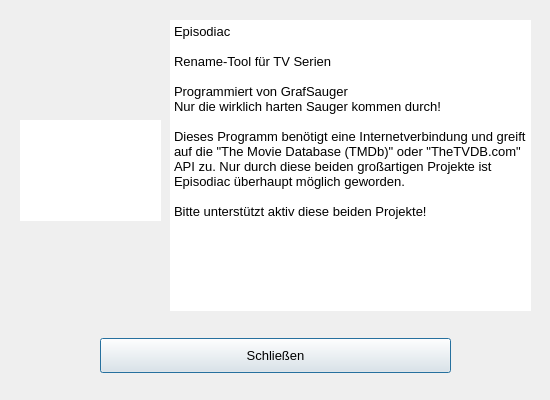
<?xml version="1.0" encoding="UTF-8"?>
<ui version="4.0">
 <class>Info</class>
 <widget class="QDialog" name="Info">
  <property name="geometry">
   <rect>
    <x>0</x>
    <y>0</y>
    <width>550</width>
    <height>400</height>
   </rect>
  </property>
  <property name="minimumSize">
   <size>
    <width>550</width>
    <height>400</height>
   </size>
  </property>
  <property name="maximumSize">
   <size>
    <width>550</width>
    <height>400</height>
   </size>
  </property>
  <property name="baseSize">
   <size>
    <width>550</width>
    <height>400</height>
   </size>
  </property>
  <property name="windowTitle">
   <string>Dialog</string>
  </property>
  <widget class="QWidget" name="horizontalLayoutWidget">
   <property name="geometry">
    <rect>
     <x>100</x>
     <y>330</y>
     <width>351</width>
     <height>51</height>
    </rect>
   </property>
   <layout class="QHBoxLayout" name="horizontalLayout">
    <item>
     <widget class="QPushButton" name="pushButton">
      <property name="minimumSize">
       <size>
        <width>0</width>
        <height>35</height>
       </size>
      </property>
      <property name="font">
       <font>
        <pointsize>10</pointsize>
       </font>
      </property>
      <property name="text">
       <string>Schließen</string>
      </property>
     </widget>
    </item>
   </layout>
  </widget>
  <widget class="QPlainTextEdit" name="plainTextEdit">
   <property name="geometry">
    <rect>
     <x>170</x>
     <y>20</y>
     <width>361</width>
     <height>291</height>
    </rect>
   </property>
   <property name="font">
    <font>
     <pointsize>10</pointsize>
    </font>
   </property>
   <property name="contextMenuPolicy">
    <enum>Qt::NoContextMenu</enum>
   </property>
   <property name="acceptDrops">
    <bool>false</bool>
   </property>
   <property name="autoFillBackground">
    <bool>true</bool>
   </property>
   <property name="frameShape">
    <enum>QFrame::NoFrame</enum>
   </property>
   <property name="frameShadow">
    <enum>QFrame::Plain</enum>
   </property>
   <property name="lineWidth">
    <number>0</number>
   </property>
   <property name="undoRedoEnabled">
    <bool>false</bool>
   </property>
   <property name="readOnly">
    <bool>true</bool>
   </property>
   <property name="plainText">
    <string>Episodiac

Rename-Tool für TV Serien

Programmiert von GrafSauger
Nur die wirklich harten Sauger kommen durch!

Dieses Programm benötigt eine Internetverbindung und greift auf die &quot;The Movie Database (TMDb)&quot; oder &quot;TheTVDB.com&quot; API zu. Nur durch diese beiden großartigen Projekte ist Episodiac überhaupt möglich geworden.

Bitte unterstützt aktiv diese beiden Projekte!</string>
   </property>
   <property name="textInteractionFlags">
    <set>Qt::NoTextInteraction</set>
   </property>
   <property name="backgroundVisible">
    <bool>false</bool>
   </property>
  </widget>
  <widget class="QLabel" name="label">
   <property name="geometry">
    <rect>
     <x>10</x>
     <y>20</y>
     <width>101</width>
     <height>91</height>
    </rect>
   </property>
   <property name="text">
    <string/>
   </property>
   <property name="pixmap">
    <pixmap resource="episodiacres.qrc">:/bilder/icons/episodiac.png</pixmap>
   </property>
   <property name="scaledContents">
    <bool>false</bool>
   </property>
  </widget>
  <widget class="QPlainTextEdit" name="plainTextEdit_2">
   <property name="geometry">
    <rect>
     <x>20</x>
     <y>120</y>
     <width>141</width>
     <height>101</height>
    </rect>
   </property>
   <property name="font">
    <font>
     <pointsize>10</pointsize>
    </font>
   </property>
   <property name="contextMenuPolicy">
    <enum>Qt::NoContextMenu</enum>
   </property>
   <property name="acceptDrops">
    <bool>false</bool>
   </property>
   <property name="autoFillBackground">
    <bool>true</bool>
   </property>
   <property name="frameShape">
    <enum>QFrame::NoFrame</enum>
   </property>
   <property name="frameShadow">
    <enum>QFrame::Plain</enum>
   </property>
   <property name="lineWidth">
    <number>0</number>
   </property>
   <property name="undoRedoEnabled">
    <bool>false</bool>
   </property>
   <property name="readOnly">
    <bool>true</bool>
   </property>
   <property name="plainText">
    <string/>
   </property>
   <property name="textInteractionFlags">
    <set>Qt::NoTextInteraction</set>
   </property>
   <property name="backgroundVisible">
    <bool>false</bool>
   </property>
  </widget>
 </widget>
 <resources>
  <include location="episodiacres.qrc"/>
 </resources>
 <connections/>
</ui>
